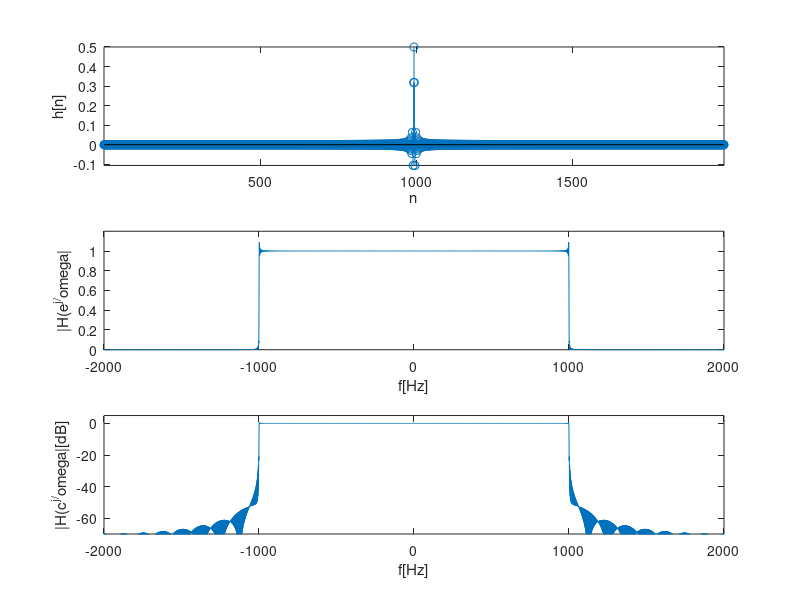

Here is the MATLAB script that generated this plot:
close all, clear all, clc
M=1:1000;
Fs=4e3;
fpass=1e3;
wc=pi*fpass/(Fs/2);
f=-Fs/2:1:Fs/2;
for k=1:10:length(M)
    n=1:M(k); h=sin(wc*n)./(pi*n); h=[fliplr(h) wc/pi h];
    %h=h(:).*hamming(length(h));
    Hw=freqz(h,1,f,Fs);
    figure(1)
        subplot(3,1,1)
        stem(h)
            xlabel('n')
            ylabel('h[n]')
            axis tight, box on
        subplot(3,1,2)
            plot(f,abs(Hw))
            xlabel('f[Hz]')
            ylabel('|H(e^j^/omega|')
            axis([min(f) max(f) 0 1.2]), box on
            
            subplot(3,1,3)
                plot(f,20*log10(abs(Hw)))
                xlabel('f[Hz]')
                ylabel('|H(c^j^/omega|[dB]')
                axis([min(f) max(f) -70 5]), box on
          drawnow, pause
end
